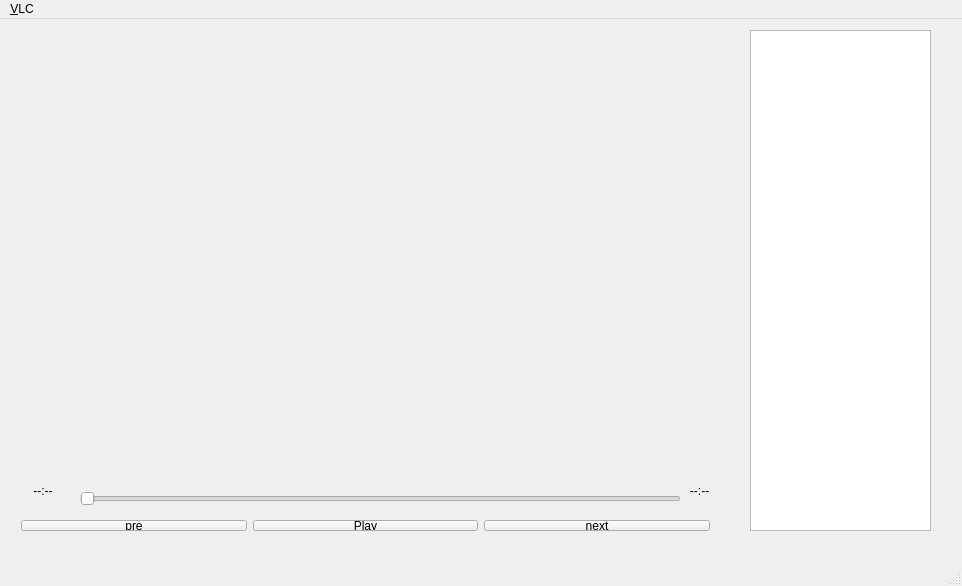
<?xml version="1.0" encoding="UTF-8"?>
<ui version="4.0">
 <class>MainWindow</class>
 <widget class="QMainWindow" name="MainWindow">
  <property name="geometry">
   <rect>
    <x>0</x>
    <y>0</y>
    <width>962</width>
    <height>586</height>
   </rect>
  </property>
  <property name="windowTitle">
   <string>MainWindow</string>
  </property>
  <widget class="QWidget" name="centralWidget">
   <widget class="QWidget" name="layoutWidget">
    <property name="geometry">
     <rect>
      <x>10</x>
      <y>490</y>
      <width>711</width>
      <height>33</height>
     </rect>
    </property>
    <layout class="QHBoxLayout" name="horizontalLayout">
     <item>
      <widget class="QPushButton" name="pushButton_2">
       <property name="text">
        <string>pre</string>
       </property>
      </widget>
     </item>
     <item>
      <widget class="QPushButton" name="pushButton">
       <property name="text">
        <string>Play</string>
       </property>
      </widget>
     </item>
     <item>
      <widget class="QPushButton" name="pushButton_3">
       <property name="text">
        <string>next</string>
       </property>
      </widget>
     </item>
    </layout>
   </widget>
   <widget class="QListWidget" name="listWidget">
    <property name="geometry">
     <rect>
      <x>750</x>
      <y>11</y>
      <width>181</width>
      <height>501</height>
     </rect>
    </property>
   </widget>
   <widget class="QSlider" name="horizontalSlider">
    <property name="geometry">
     <rect>
      <x>80</x>
      <y>470</y>
      <width>601</width>
      <height>20</height>
     </rect>
    </property>
    <property name="orientation">
     <enum>Qt::Horizontal</enum>
    </property>
   </widget>
   <widget class="QLabel" name="label">
    <property name="geometry">
     <rect>
      <x>680</x>
      <y>460</y>
      <width>61</width>
      <height>23</height>
     </rect>
    </property>
    <property name="text">
     <string>   --:--</string>
    </property>
   </widget>
   <widget class="QLabel" name="label_2">
    <property name="geometry">
     <rect>
      <x>20</x>
      <y>460</y>
      <width>61</width>
      <height>23</height>
     </rect>
    </property>
    <property name="text">
     <string>    --:--</string>
    </property>
   </widget>
  </widget>
  <widget class="QMenuBar" name="menuBar">
   <property name="geometry">
    <rect>
     <x>0</x>
     <y>0</y>
     <width>962</width>
     <height>28</height>
    </rect>
   </property>
   <widget class="QMenu" name="menuVLC">
    <property name="title">
     <string>&amp;VLC</string>
    </property>
    <addaction name="actionOpen"/>
    <addaction name="actionClose"/>
    <addaction name="actionExit"/>
   </widget>
   <addaction name="menuVLC"/>
  </widget>
  <widget class="QStatusBar" name="statusBar"/>
  <action name="actionOpen">
   <property name="text">
    <string>&amp;Open</string>
   </property>
  </action>
  <action name="actionClose">
   <property name="text">
    <string>Pause</string>
   </property>
  </action>
  <action name="actionExit">
   <property name="text">
    <string>&amp;Exit</string>
   </property>
  </action>
 </widget>
 <layoutdefault spacing="6" margin="11"/>
 <resources/>
 <connections/>
</ui>
